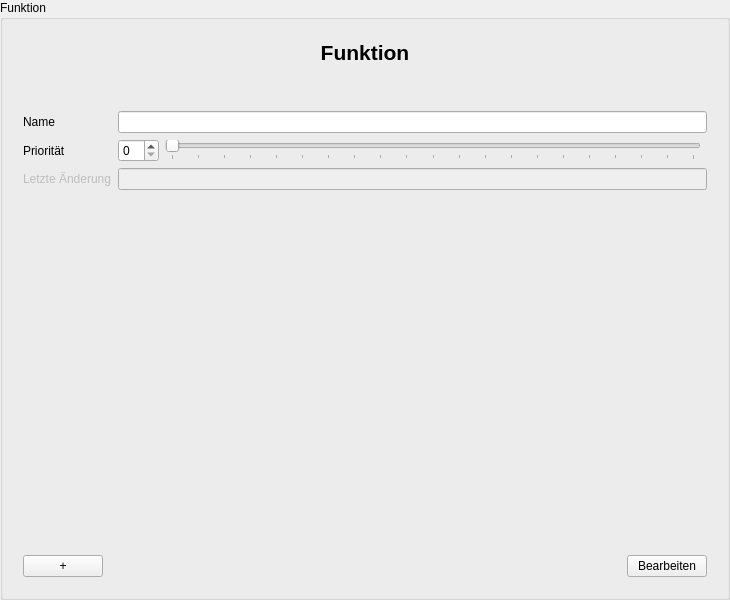
<?xml version="1.0" encoding="UTF-8" ?>
<ui version="4.0">
 <class>FunctionInputArea</class>
 <widget class="QGroupBox" name="FunctionInputArea">
  <property name="geometry">
   <rect>
    <x>0</x>
    <y>0</y>
    <width>730</width>
    <height>600</height>
   </rect>
  </property>
  <property name="windowTitle">
   <string>Funktion</string>
  </property>
  <property name="accessibleName">
   <string>FunctionInputDialog</string>
  </property>
  <property name="title">
   <string>Funktion</string>
  </property>
  <layout class="QGridLayout" name="gridLayout_3">
   <item row="0" column="0">
    <widget class="QWidget" name="GroupBox" native="true">
     <layout class="QVBoxLayout" name="verticalLayout_3">
      <item>
       <layout class="QVBoxLayout" name="verticalLayout">
        <item>
         <widget class="QLabel" name="headerLabel">
          <property name="font">
           <font>
            <pointsize>16</pointsize>
            <weight>75</weight>
            <bold>true</bold>
           </font>
          </property>
          <property name="text">
           <string>Funktion</string>
          </property>
          <property name="alignment">
           <set>Qt::AlignCenter</set>
          </property>
         </widget>
        </item>
       </layout>
      </item>
      <item>
       <spacer name="verticalSpacer_2">
        <property name="orientation">
         <enum>Qt::Vertical</enum>
        </property>
        <property name="sizeType">
         <enum>QSizePolicy::Preferred</enum>
        </property>
        <property name="sizeHint" stdset="0">
         <size>
          <width>20</width>
          <height>40</height>
         </size>
        </property>
       </spacer>
      </item>
      <item>
       <layout class="QGridLayout" name="gridLayout">
        <item row="1" column="2">
         <widget class="QSlider" name="priorityHorizontalSlider">
          <property name="maximum">
           <number>100</number>
          </property>
          <property name="orientation">
           <enum>Qt::Horizontal</enum>
          </property>
          <property name="tickPosition">
           <enum>QSlider::TicksBelow</enum>
          </property>
          <property name="tickInterval">
           <number>5</number>
          </property>
         </widget>
        </item>
        <item row="2" column="0">
         <widget class="QLabel" name="lastUpdateLabel">
          <property name="enabled">
           <bool>false</bool>
          </property>
          <property name="text">
           <string>Letzte Änderung</string>
          </property>
          <property name="buddy">
           <cstring>lastUpdateLineEdit</cstring>
          </property>
         </widget>
        </item>
        <item row="0" column="0">
         <widget class="QLabel" name="nameLabel">
          <property name="text">
           <string>Name</string>
          </property>
          <property name="buddy">
           <cstring>nameLineEdit</cstring>
          </property>
         </widget>
        </item>
        <item row="1" column="0">
         <widget class="QLabel" name="priorityLabel">
          <property name="text">
           <string>Priorität</string>
          </property>
          <property name="buddy">
           <cstring>priorityHorizontalSlider</cstring>
          </property>
         </widget>
        </item>
        <item row="1" column="1">
         <widget class="QSpinBox" name="prioritySpinBox" />
        </item>
        <item row="0" column="1" colspan="3">
         <widget class="QLineEdit" name="nameLineEdit" />
        </item>
        <item row="2" column="1" colspan="3">
         <widget class="QLineEdit" name="lastUpdateLineEdit">
          <property name="enabled">
           <bool>false</bool>
          </property>
         </widget>
        </item>
       </layout>
      </item>
      <item>
       <spacer name="verticalSpacer">
        <property name="orientation">
         <enum>Qt::Vertical</enum>
        </property>
        <property name="sizeHint" stdset="0">
         <size>
          <width>20</width>
          <height>40</height>
         </size>
        </property>
       </spacer>
      </item>
      <item>
       <layout class="QHBoxLayout" name="horizontalLayout">
        <item>
         <widget class="QPushButton" name="addPushButton">
          <property name="text">
           <string>+</string>
          </property>
         </widget>
        </item>
        <item>
         <spacer name="horizontalSpacer">
          <property name="orientation">
           <enum>Qt::Horizontal</enum>
          </property>
          <property name="sizeHint" stdset="0">
           <size>
            <width>40</width>
            <height>20</height>
           </size>
          </property>
         </spacer>
        </item>
        <item>
         <widget class="QPushButton" name="editFinishPushButton">
          <property name="text">
           <string>Bearbeiten</string>
          </property>
         </widget>
        </item>
       </layout>
      </item>
     </layout>
    </widget>
   </item>
  </layout>
 </widget>
 <tabstops>
  <tabstop>nameLineEdit</tabstop>
  <tabstop>prioritySpinBox</tabstop>
  <tabstop>priorityHorizontalSlider</tabstop>
  <tabstop>lastUpdateLineEdit</tabstop>
  <tabstop>addPushButton</tabstop>
  <tabstop>editFinishPushButton</tabstop>
 </tabstops>
 <resources />
 <connections />
</ui>
